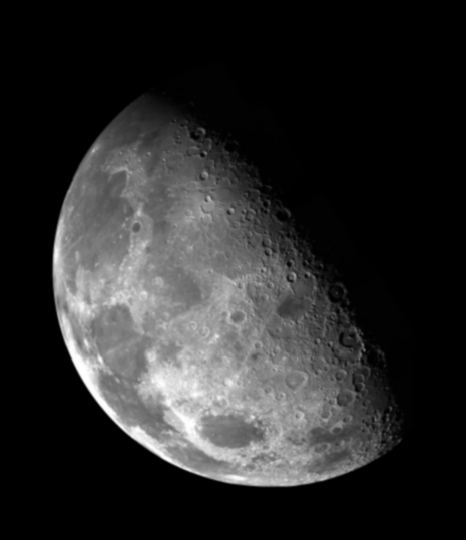
#> input picture test_image/blurry_moon.tif, 466 x 540 px, found by its file name
$ python laplacian.py   (older library calls are emulated)
#> lines starting #> are read from the running program, lines starting #| are printed output that depends on the picture
import cv2
import numpy as np

img = cv2.imread("./HW2_test_image/blurry_moon.tif",0)
#> img is the input picture: shape (540, 466); min 0, max 254, mean 42.7

gray_lap = cv2.Laplacian(img,cv2.CV_16S,ksize = 3)
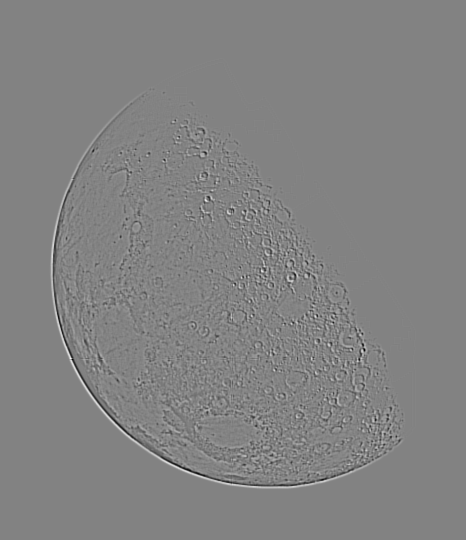
#> gray_lap: shape (540, 466) int16; min -354, max 336, mean 0; drawn with min black and max white
dst = cv2.convertScaleAbs(gray_lap)
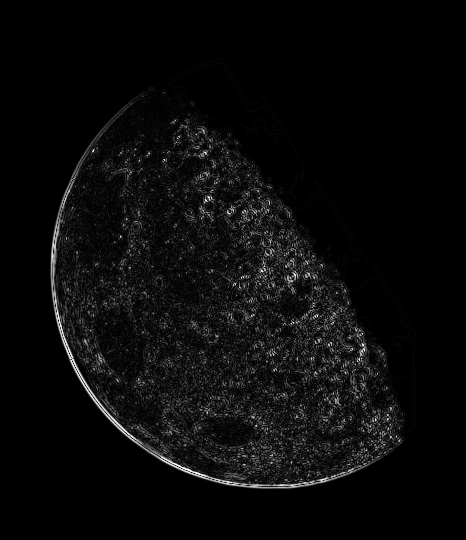
#> dst: shape (540, 466); min 0, max 255, mean 10.4
img2 = cv2.hconcat([img,dst])
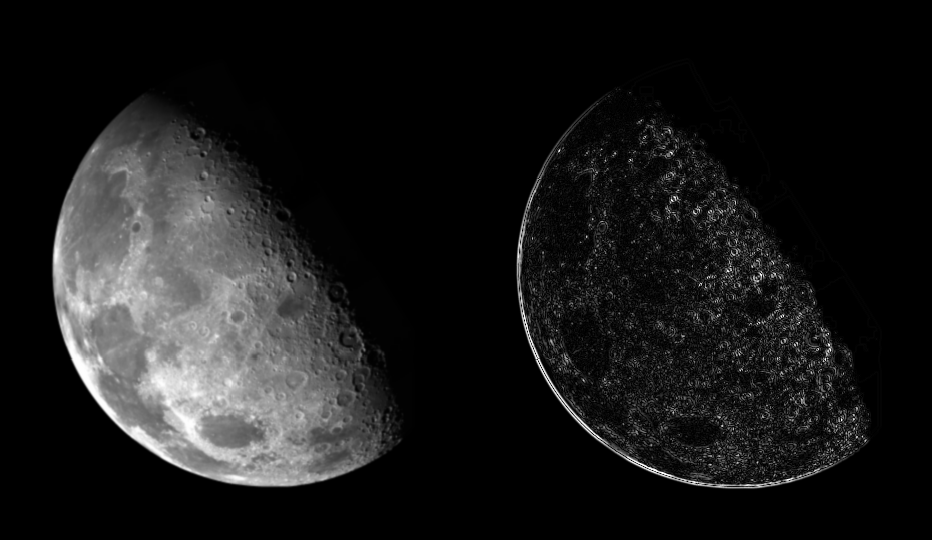
#> img2: shape (540, 932); min 0, max 255, mean 26.5
#
cv2.imwrite('moon_Laplacian.jpg',dst)
cv2.imshow('original & laplacian', img2)
cv2.waitKey(0)
cv2.destroyAllWindows()
